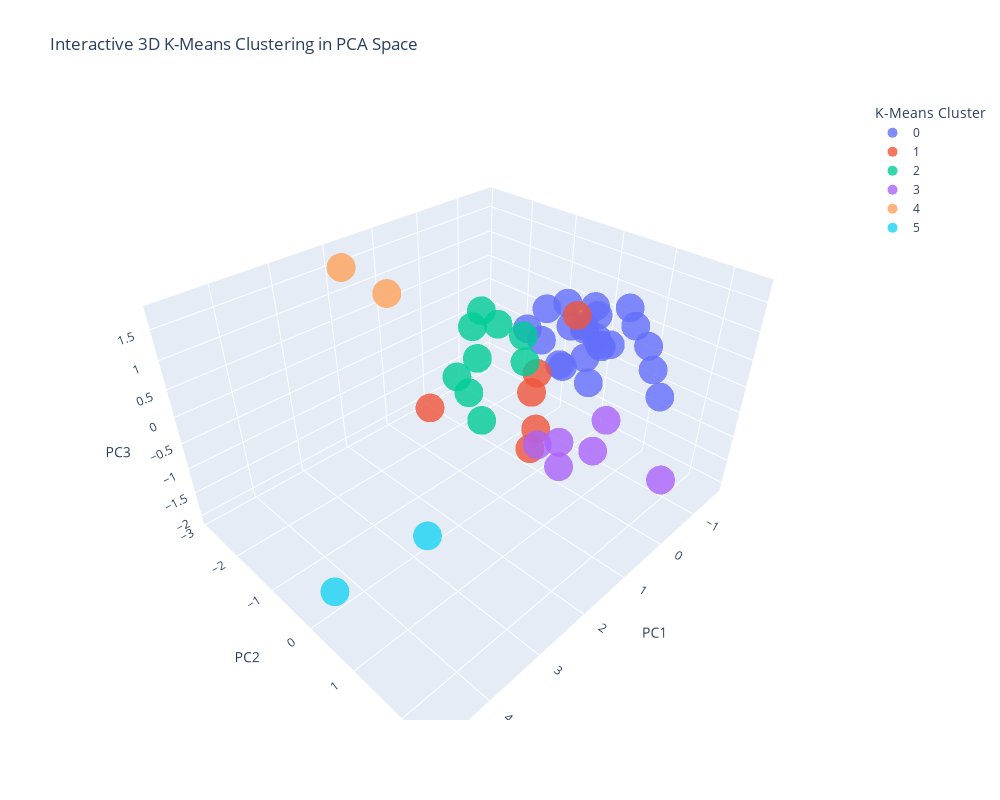

Notebook code cell kept with this figure:
### Markdown cell above
#### 3.3.3. 3D Plot (Interactive)

### Code cell
# Create a copy of df_pca_clusters for plotting
df_pca_temp1 = df_pca_temp0.copy()

# Map cluster labels and ensure proper sort order in legend
unique_clusters = sorted(df_pca_temp1['Cluster'].unique())
cluster_map = {old: new for new, old in enumerate(unique_clusters, start=0)}
df_pca_temp1['Cluster'] = df_pca_temp1['Cluster'].map(cluster_map).astype(str)

# Create sorted list for legend order
sorted_cluster_labels = [str(i) for i in sorted(cluster_map.values())]

# Create 3D scatter plot
fig = px.scatter_3d(
    df_pca_temp1, 
    x='PC1', y='PC2', z='PC3',
    color='Cluster',
    title='Interactive 3D K-Means Clustering in PCA Space',
    labels={'Cluster': 'K-Means Cluster'},
    hover_name='Title',
    opacity=0.8,
    category_orders={'Cluster': sorted_cluster_labels}  # Force legend order
)

# Adjust sizes
fig.update_traces(marker=dict(size=10))
fig.update_layout(
    width=1000,
    height=800
)
fig.show()

### Figure 1 — Plotly figure (JSON) as saved in the notebook; plotly's stock layout.template omitted (floating-point values rounded to 4 significant figures)
{"data": [{"hovertemplate": "<b>%{hovertext}</b><br><br>K-Means Cluster=0<br>PC1=%{x}<br>PC2=%{y}<br>PC3=%{z}<extra></extra>", "hovertext": ["Taare Zameen Par", "3 Idiots", "La La Land", "Bahubali: The Beginning", "Jagten", "Hacksaw Ridge", "Room", "Warrior", "Pan's Labyrinth", "Incendies", "El secreto de sus ojos", "PK", "Lion", "Gone Girl", "Prisoners", "The Help", "12 Years a Slave", "No Country for Old Men", "Shutter Island", "Ah-ga-ssi", "Spotlight", "Into the Wild"], "legendgroup": "0", "marker": {"color": "#636efa", "opacity": 0.8, "size": 10, "symbol": "circle"}, "mode": "markers", "name": "0", "scene": "scene", "showlegend": true, "type": "scatter3d", "x": [-0.379, -0.2663, -0.6015, -0.8927, -1.271, -0.9598, -1.343, -0.8338, -0.8055, -1.424, -1.326, -1.114, -1.662, -0.03603, -0.616, -0.5809, -0.775, -0.5811, 0.1023, -1.575, -1.262, -0.7408], "y": [1.936, 1.812, -0.09699, 1.321, 0.01484, 0.2889, -0.1657, 0.4449, -0.3178, 0.2786, 0.1629, 0.9094, -0.4618, -0.07298, 0.4404, -0.08184, -0.1196, -0.5778, -0.3342, 0.4776, -0.1955, 0.4197], "z": [0.2026, 0.6819, -0.2486, 0.6227, -0.8416, 0.3324, -0.4201, 0.3092, -0.3935, 0.001634, -0.05002, 0.7351, -0.07445, 1.082, 1.098, 0.9823, 0.4642, 0.08643, 0.676, 0.7338, 0.2511, 0.887]}, {"hovertemplate": "<b>%{hovertext}</b><br><br>K-Means Cluster=1<br>PC1=%{x}<br>PC2=%{y}<br>PC3=%{z}<extra></extra>", "hovertext": ["Interstellar", "The Departed", "The Dark Knight Rises", "Django Unchained", "Inglourious Basterds", "The Wolf of Wall Street"], "legendgroup": "1", "marker": {"color": "#EF553B", "opacity": 0.8, "size": 10, "symbol": "circle"}, "mode": "markers", "name": "1", "scene": "scene", "showlegend": true, "type": "scatter3d", "x": [1.999, 1.231, 2.706, 1.464, 0.86, 0.8317], "y": [1.405, 0.8695, 0.1733, 0.9399, 0.5293, 1.145], "z": [0.2358, -0.1148, 0.6573, 0.6896, 0.5525, 1.75]}, {"hovertemplate": "<b>%{hovertext}</b><br><br>K-Means Cluster=2<br>PC1=%{x}<br>PC2=%{y}<br>PC3=%{z}<extra></extra>", "hovertext": ["WALL·E", "Up", "Toy Story 3", "Inside Out", "Gran Torino", "Guardians of the Galaxy", "Mad Max: Fury Road", "Zootopia", "Harry Potter and the Deathly Hallows: Part 2"], "legendgroup": "2", "marker": {"color": "#00cc96", "opacity": 0.8, "size": 10, "symbol": "circle"}, "mode": "markers", "name": "2", "scene": "scene", "showlegend": true, "type": "scatter3d", "x": [0.3044, 0.1592, 0.3267, -0.4243, -0.3786, 0.2399, -0.4505, -0.7071, 0.1886], "y": [-1.142, -1.618, -1.757, -1.973, -0.7527, -1.451, -0.8785, -1.724, -1.289], "z": [-1.468, -1.154, -0.7919, -0.8144, -0.3405, 0.3318, 0.1051, -0.09379, 0.6804]}, {"hovertemplate": "<b>%{hovertext}</b><br><br>K-Means Cluster=3<br>PC1=%{x}<br>PC2=%{y}<br>PC3=%{z}<extra></extra>", "hovertext": ["Dangal", "Kimi no na wa", "The Intouchables", "The Prestige", "Whiplash", "The Lives of Others"], "legendgroup": "3", "marker": {"color": "#ab63fa", "opacity": 0.8, "size": 10, "symbol": "circle"}, "mode": "markers", "name": "3", "scene": "scene", "showlegend": true, "type": "scatter3d", "x": [0.108, -1.045, -0.03417, 0.7156, -0.4411, -0.4073], "y": [2.448, 0.4288, 0.4259, 0.5101, 0.0879, 1.032], "z": [-0.84, -2.057, -1.845, -0.8963, -1.705, -0.7137]}, {"hovertemplate": "<b>%{hovertext}</b><br><br>K-Means Cluster=4<br>PC1=%{x}<br>PC2=%{y}<br>PC3=%{z}<extra></extra>", "hovertext": ["Star Wars: Episode VII - The Force Awakens", "The Avengers"], "legendgroup": "4", "marker": {"color": "#FFA15A", "opacity": 0.8, "size": 10, "symbol": "circle"}, "mode": "markers", "name": "4", "scene": "scene", "showlegend": true, "type": "scatter3d", "x": [1.817, 1.77], "y": [-2.884, -1.803], "z": [1.476, 1.375]}, {"hovertemplate": "<b>%{hovertext}</b><br><br>K-Means Cluster=5<br>PC1=%{x}<br>PC2=%{y}<br>PC3=%{z}<extra></extra>", "hovertext": ["The Dark Knight", "Inception"], "legendgroup": "5", "marker": {"color": "#19d3f3", "opacity": 0.8, "size": 10, "symbol": "circle"}, "mode": "markers", "name": "5", "scene": "scene", "showlegend": true, "type": "scatter3d", "x": [4.772, 3.335], "y": [0.4622, 0.7339], "z": [-1.179, -0.9579]}], "layout": {"height": 800, "legend": {"title": {"text": "K-Means Cluster"}, "tracegroupgap": 0}, "scene": {"domain": {"x": [0, 1], "y": [0, 1]}, "xaxis": {"title": {"text": "PC1"}}, "yaxis": {"title": {"text": "PC2"}}, "zaxis": {"title": {"text": "PC3"}}}, "title": {"text": "Interactive 3D K-Means Clustering in PCA Space"}, "width": 1000}}
